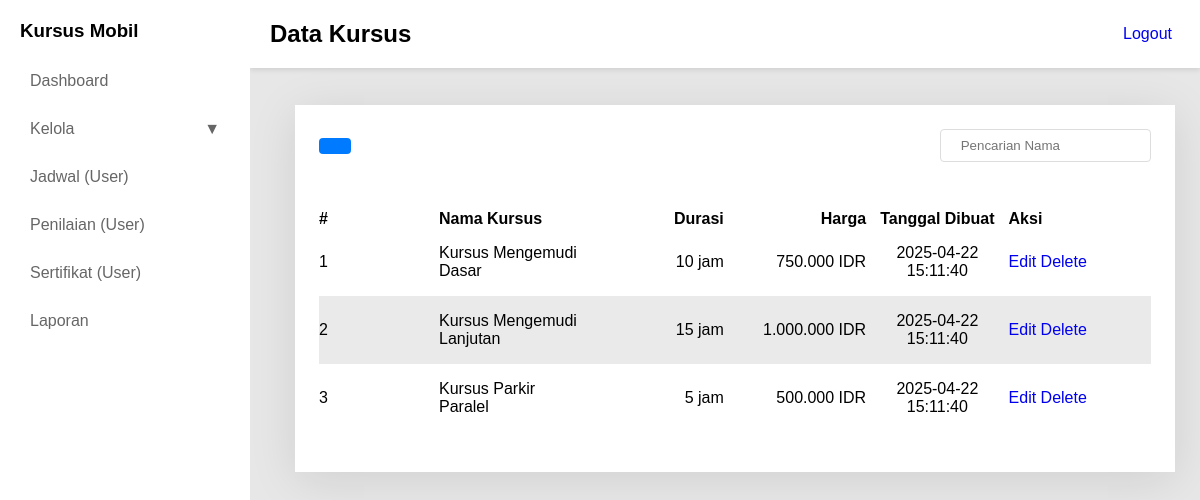
Screenshot of /courses/index.php with the database file from the repository.
### tables this page shows
CREATE TABLE courses (
    id INT AUTO_INCREMENT PRIMARY KEY,
    name VARCHAR(100) NOT NULL,
    duration INT NOT NULL,  
    description TEXT,
    price DECIMAL(10, 2) NOT NULL,
    created_at TIMESTAMP DEFAULT CURRENT_TIMESTAMP
);

### courses/index.php (the view, shortened to what this page needs)
<!DOCTYPE html>
<html lang="en">
<head>
  <link rel="stylesheet" href="../assets/css/style.css" />
</head>
<body>
  <div class="content">
    <div class="content-body">
      <div class="container">
        <div action="" class="inputBx">
          <button class="btn primary" onclick="openModal('createModal')"><ion-icon name="add"></ion-icon></button>
          <input type="text" id="searchInput" placeholder=" Pencarian Nama">
        </div>
        <div class="dataTable">
          <table id="dataTable">
            <thead>
              <tr>
                <th width="120">#</th>
                <th>Nama Kursus</th>
                <th style="text-align: right; width:max-content">Durasi</th>
                <th style="text-align: right;">Harga</th>
                <th style="text-align: center;">Tanggal Dibuat</th>
                <th>Aksi</th>
              </tr>
            </thead>
            <?php
            include_once("../database/connect.php");
            $Courses = mysqli_query($connect, "SELECT * FROM Courses ORDER BY created_at DESC");
            ?>
            <tbody>
              <?php while ($course = mysqli_fetch_object($Courses)): ?>
                <tr>
                  <td><?= $course->id ?></td>
                  <td style="text-transform: capitalize; width:100%"><?= $course->name ?></td>
                  <td style="text-align: right;"><?= $course->duration ?> jam</td>
                  <td style="text-transform: uppercase; text-align: right;"><?= number_format($course->price, 0, ".", ".") ?> IDR</td>
                  <td style="text-align: center;"><?= $course->created_at ?></td>
                  <td>
                    <a href="?action=edit">Edit</a>
                    <a href="?action=delete">Delete</a>
                  </td>
                </tr>
              <?php endwhile ?>
            </tbody>
          </table>
        </div>
      </div>
    </div>
  </div>
</body>
</html>

### assets/css/style.css (style rules this page uses)
* { margin: 0; padding: 0; box-sizing: border-box; font-family: "Inter Tight", sans-serif; }
a { display: inline-block; text-decoration: none; }
button { outline: none; border: none; display: flex; align-items: center; }
body { display: flex; flex-direction: row; background: #e7e7e7; }
.content { position: relative; margin-left: 270px; padding: 25px; width: calc(100% - 270px); transition: margin-left 0.3s; }
.content-body { margin-top: 80px; background: #fff; padding: 24px; box-shadow: 0px 8px 45px rgba(0, 0, 0, 0.1); }
.inputBx { width: 100%; display: flex; justify-content: space-between; align-items: center; margin-bottom: 48px; }
.btn { padding: 8px 16px; border-radius: 4px; transition: 0.5s; }
.primary { background: #007bff; color: #fff; }
input { border: 1px solid #ddd; outline: none; padding: 8px 16px; border-radius: 4px; }
.dataTable { display: flex; }
table { width: 100%; border-collapse: collapse; table-layout: fixed; }
tr { text-align: left; }
td { padding: 16px 0; }
thead { padding: 16px; }
tr:nth-child(even) { background: #eaeaea; }
.dataTable { margin: 16px 0; position: relative; width: 100%; border-radius: 8px; }

### rows the page displays
courses: id "1", name "Kursus Mengemudi Dasar", duration "10", price "750.000", created_at "2025-04-22 15:11:40"
courses: id "2", name "Kursus Mengemudi Lanjutan", duration "15", price "1.000.000", created_at "2025-04-22 15:11:40"
courses: id "3", name "Kursus Parkir Paralel", duration "5", price "500.000", created_at "2025-04-22 15:11:40"

### other values shown
$title "Data Kursus"
